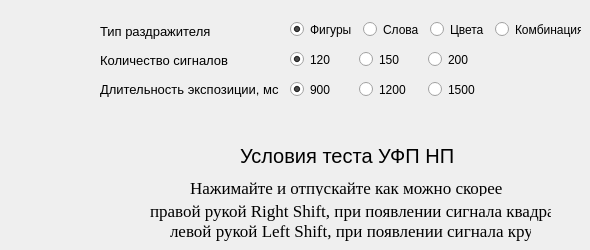
      <widget class="QWidget" name="page_5">
       <widget class="QWidget" name="layoutWidget_7">
        <property name="geometry">
         <rect>
          <x>290</x>
          <y>80</y>
          <width>201</width>
          <height>19</height>
         </rect>
        </property>
        <layout class="QHBoxLayout" name="horizontalLayout_14">
         <item>
          <widget class="QRadioButton" name="radioButton_37">
           <property name="text">
            <string>900</string>
           </property>
           <property name="checked">
            <bool>true</bool>
           </property>
          </widget>
         </item>
         <item>
          <widget class="QRadioButton" name="radioButton_38">
           <property name="text">
            <string>1200</string>
           </property>
          </widget>
         </item>
         <item>
          <widget class="QRadioButton" name="radioButton_42">
           <property name="text">
            <string>1500</string>
           </property>
          </widget>
         </item>
        </layout>
       </widget>
       <widget class="QLabel" name="label_27">
        <property name="geometry">
         <rect>
          <x>190</x>
          <y>180</y>
          <width>331</width>
          <height>16</height>
         </rect>
        </property>
        <property name="font">
         <font>
          <family>Times New Roman</family>
          <pointsize>13</pointsize>
         </font>
        </property>
        <property name="text">
         <string>Нажимайте и отпускайте как можно скорее</string>
        </property>
       </widget>
       <widget class="QLabel" name="label_31">
        <property name="geometry">
         <rect>
          <x>150</x>
          <y>200</y>
          <width>401</width>
          <height>21</height>
         </rect>
        </property>
        <property name="font">
         <font>
          <family>Times New Roman</family>
          <pointsize>13</pointsize>
         </font>
        </property>
        <property name="text">
         <string>правой рукой Right Shift, при появлении сигнала квадрат,</string>
        </property>
       </widget>
       <widget class="QLabel" name="label_21">
        <property name="geometry">
         <rect>
          <x>240</x>
          <y>140</y>
          <width>221</width>
          <height>31</height>
         </rect>
        </property>
        <property name="font">
         <font>
          <pointsize>15</pointsize>
         </font>
        </property>
        <property name="text">
         <string>Условия теста УФП НП</string>
        </property>
       </widget>
       <widget class="QLabel" name="label_33">
        <property name="geometry">
         <rect>
          <x>170</x>
          <y>220</y>
          <width>361</width>
          <height>21</height>
         </rect>
        </property>
        <property name="font">
         <font>
          <family>Times New Roman</family>
          <pointsize>13</pointsize>
         </font>
        </property>
        <property name="text">
         <string>левой рукой Left Shift, при появлении сигнала круг</string>
        </property>
       </widget>
       <widget class="QWidget" name="layoutWidget_8">
        <property name="geometry">
         <rect>
          <x>290</x>
          <y>50</y>
          <width>201</width>
          <height>19</height>
         </rect>
        </property>
        <layout class="QHBoxLayout" name="horizontalLayout_15">
         <item>
          <widget class="QRadioButton" name="radioButton_39">
           <property name="text">
            <string>120</string>
           </property>
           <property name="checked">
            <bool>true</bool>
           </property>
          </widget>
         </item>
         <item>
          <widget class="QRadioButton" name="radioButton_40">
           <property name="text">
            <string>150</string>
           </property>
          </widget>
         </item>
         <item>
          <widget class="QRadioButton" name="radioButton_41">
           <property name="text">
            <string>200</string>
           </property>
          </widget>
         </item>
        </layout>
       </widget>
       <widget class="QWidget" name="layoutWidget_6">
        <property name="geometry">
         <rect>
          <x>290</x>
          <y>20</y>
          <width>291</width>
          <height>19</height>
         </rect>
        </property>
        <layout class="QHBoxLayout" name="horizontalLayout_13">
         <item>
          <widget class="QRadioButton" name="radioButton_33">
           <property name="text">
            <string>Фигуры</string>
           </property>
           <property name="checked">
            <bool>true</bool>
           </property>
          </widget>
         </item>
         <item>
          <widget class="QRadioButton" name="radioButton_34">
           <property name="text">
            <string>Слова</string>
           </property>
          </widget>
         </item>
         <item>
          <widget class="QRadioButton" name="radioButton_35">
           <property name="text">
            <string>Цвета</string>
           </property>
          </widget>
         </item>
         <item>
          <widget class="QRadioButton" name="radioButton_36">
           <property name="text">
            <string>Комбинация</string>
           </property>
          </widget>
         </item>
        </layout>
       </widget>
       <widget class="QWidget" name="layoutWidget_9">
        <property name="geometry">
         <rect>
          <x>100</x>
          <y>20</y>
          <width>181</width>
          <height>81</height>
         </rect>
        </property>
        <layout class="QVBoxLayout" name="verticalLayout_7">
         <item>
          <widget class="QLabel" name="label_34">
           <property name="font">
            <font>
             <pointsize>10</pointsize>
            </font>
           </property>
           <property name="text">
            <string>Тип раздражителя</string>
           </property>
          </widget>
         </item>
         <item>
          <widget class="QLabel" name="label_35">
           <property name="font">
            <font>
             <pointsize>10</pointsize>
            </font>
           </property>
           <property name="text">
            <string>Количество сигналов</string>
           </property>
          </widget>
         </item>
         <item>
          <widget class="QLabel" name="label_36">
           <property name="font">
            <font>
             <pointsize>10</pointsize>
            </font>
           </property>
           <property name="text">
            <string>Длительность экспозиции, мс</string>
           </property>
          </widget>
         </item>
        </layout>
       </widget>
      </widget>
